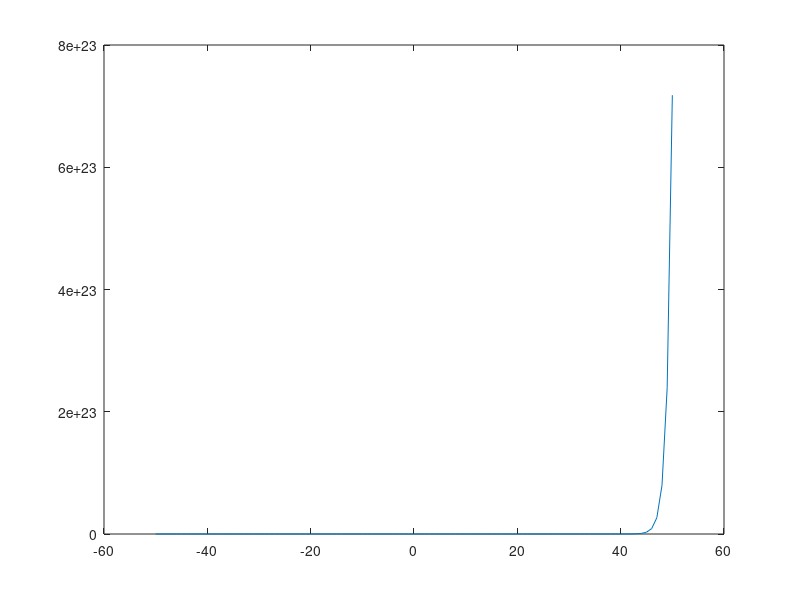

Here is the MATLAB script that generated this plot:
%Octave Scrpt
% Title         :Funcines trscendentes:trigonometricas, logaritmicas
% Author        :Maria Guadalupe Martinez Santiago  
%Date           :202123638
%Version        :1
%Usage          :octave>/phat/Funcion7
%Notes          :Requiere aplicacion de octave para la ejecucion y graficacion 

disp('INYECTIVA')
%Dominio de funcion
x=-50:1:50;
%Funcion
fx=3.^x;
%Plotear funcion
plot(x,fx);